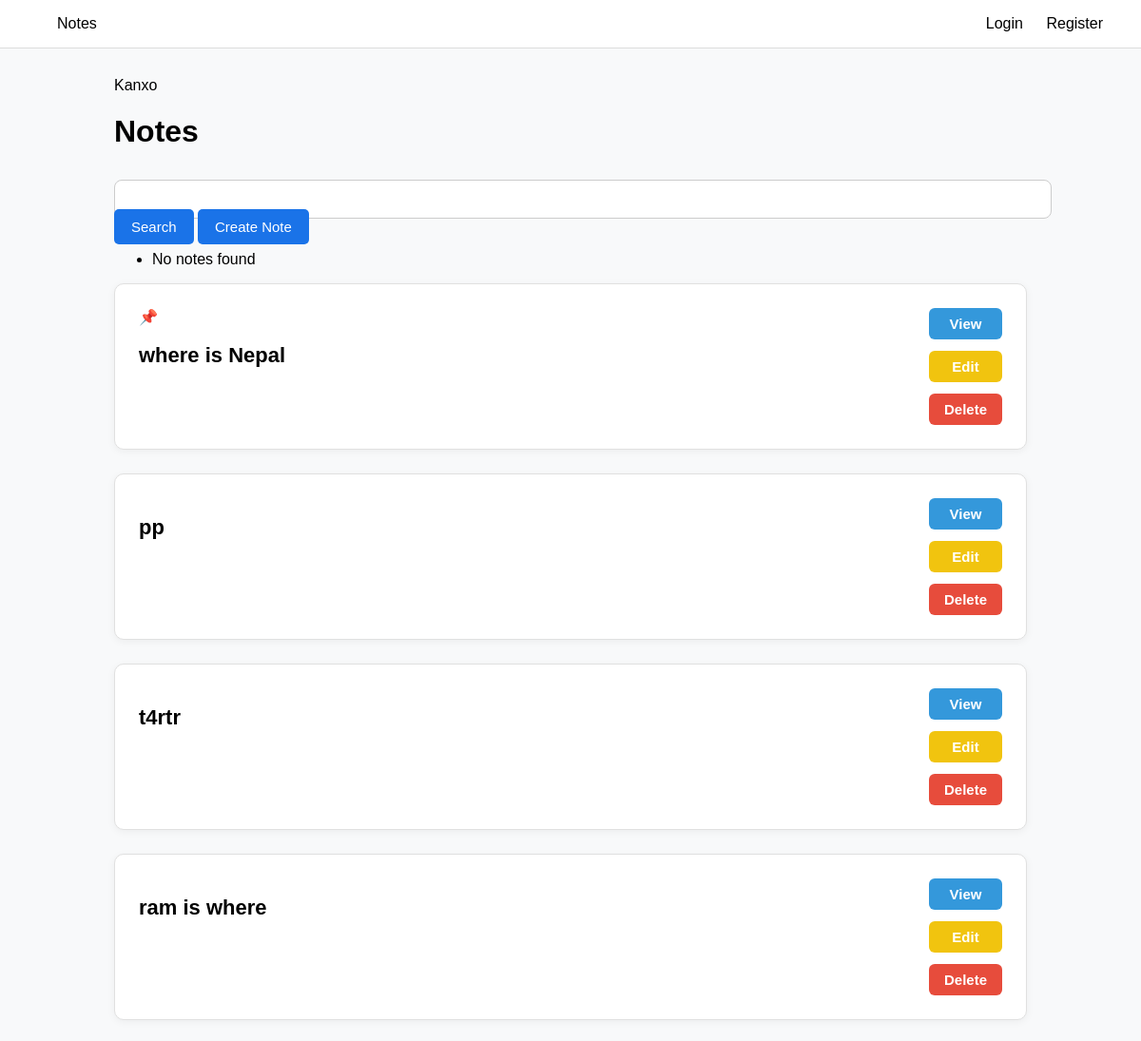
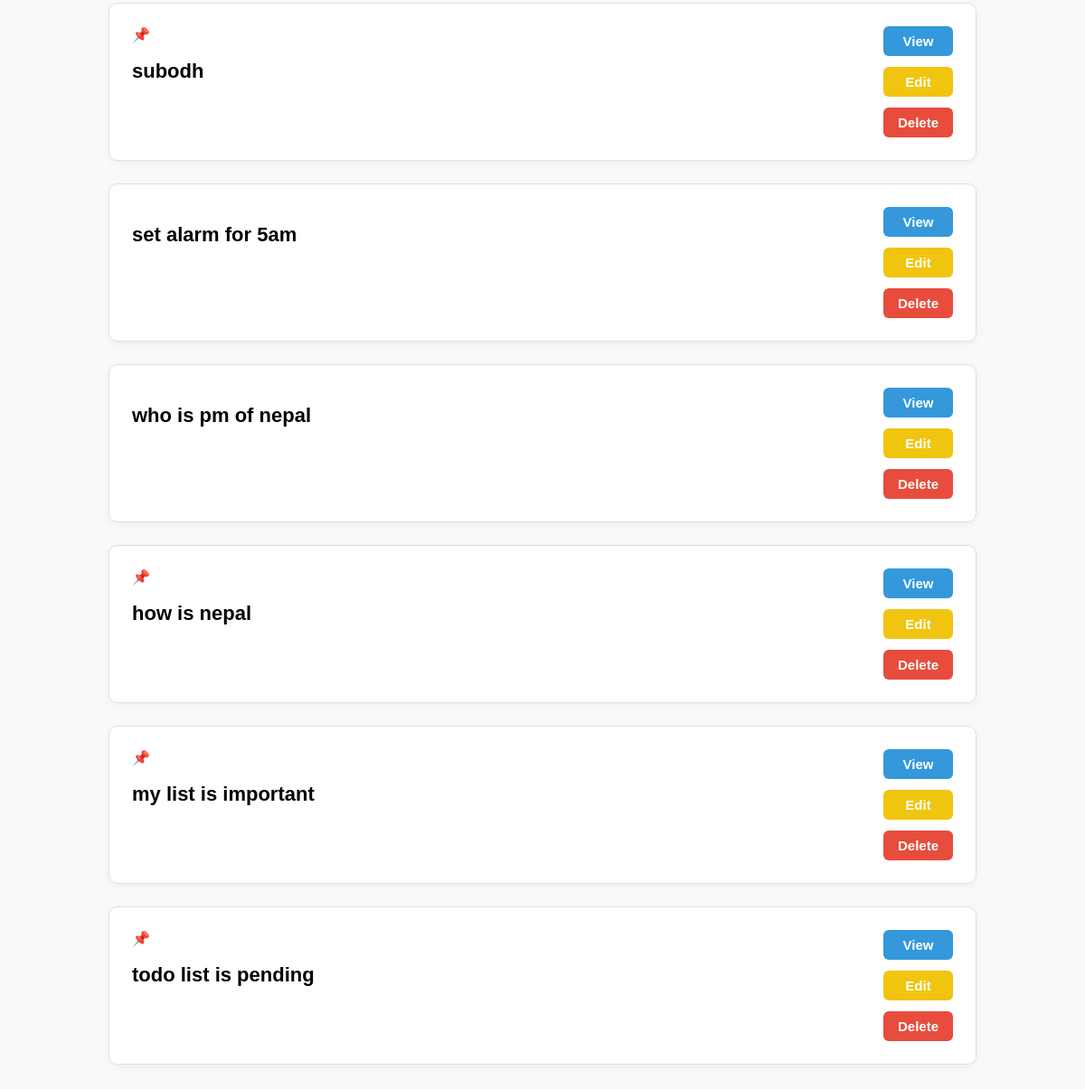
Screenshot of /note-list/ with the database file from the repository (2 pictures, top to bottom).
### notes/models.py (models this page shows, shortened)
class Note(models.Model):
    title = models.CharField(max_length=50)
    content = models.TextField()
    file = models.FileField(upload_to="notes_files", null=True, blank=True)
    pinned = models.BooleanField(default=False)
    created_at = models.DateTimeField(auto_now_add=True)

### notes/views.py (the view)
# urls.py: path("note-list/", views.Note_list.as_view(), name="list"),
class Note_list(ListView):
    model = Note
    template_name='notes_list.html'

### templates/notes_list.html (shortened to what this page needs)
{% extends "base.html" %}
{% block content %}
{% load static %}
{% block title %} Kanxo {% endblock title %}
<h1>Notes</h1>
<form action="{% url 'list' %}" method="post">
    <input type="text" name=" q">
    <a href="{ % url 'search' % }" class="btn">Search</a>
    <a href="{ % url 'create' % }" class="btn">Create Note</a>
</form>
<ul>
        {% for i in search_list %}
            <li>
                {{ i.title }}
            </li>
        {% empty %}
            <li>No notes found</li>
        {% endfor %}
        </ul>
{% for x in object_list %}
<div class="card">
    <div>
        {% if x.pinned %}
                    <span class="pinned-icon">📌</span>
                {% endif %}
        <h2>{{ x.title }}</h2>
    </div>
    <div class="card-sidebar">
        <a href="{% url 'detail' x.pk %}" class="btn btn-view">View</a>
        <a href="{% url 'edit' x.pk %}" class="btn btn-edit">Edit</a>
        <a href="{% url 'delete' x.pk %}" class="btn btn-delete">Delete</a>
    </div>
</div>
{% endfor %}
{% endblock content %}

### templates/base.html (shortened to what this page needs)
{% load static %}
<!DOCTYPE html>
<html lang="en">
<head>
</head>
<body>
<div class="navbar">
    <a href="notes.html">Notes</a>
    <div>
        <a href="login.html">Login</a>
        <a href="register.html">Register</a>
    </div>
</div>
<div class="container">
    {% block content %}
    {% endblock content %}
</div>
</body>
</html>

### templates/base.html (style rules this page uses)
body { font-family: Arial, sans-serif; margin: 0; background: #f8f9fa; }
.navbar { display: flex; justify-content: space-between; padding: 16px 40px; background: #fff; border-bottom: 1px solid #ddd; }
.navbar a { text-decoration: none; margin-left: 20px; color: #000; font-size: 16px; }
.container { width: 100%; margin: 30px auto; }
.btn { background: #1a73e8; border: none; padding: 10px 18px; color: #fff; border-radius: 5px; cursor: pointer; font-size: 15px; text-decoration: none; }
.card { background: #fff; padding: 20px; border-radius: 8px; margin-bottom: 20px; border: 1px solid #e0e0e0; display: flex; justify-content: space-between; align-items: center; }
input, textarea { width: 100%; padding: 12px; margin-top: 10px; border: 1px solid #ccc; border-radius: 8px; }
.card-sidebar { display: flex; flex-direction: column; gap: 8px; }
.card-sidebar .btn { display: inline-block; padding: 8px 16px; text-align: center; border-radius: 6px; font-weight: 600; text-decoration: none; color: #fff; }
.btn-view { background-color: #3498db; }
.btn-edit { background-color: #f1c40f; color: #000; }
.btn-delete { background-color: #e74c3c; }
.card { background: #fff; padding: 25px; border-radius: 10px; margin-bottom: 25px; border: 1px solid #e0e0e0; display: flex; justify-content: space-between; align-items: flex-start; gap: 20px; box-shadow: 0 2px 8px rgba(0,0,0,0.05); }
.card h2 { font-size: 22px; margin-bottom: 10px; }
.card-sidebar { display: flex; flex-direction: column; gap: 12px; }
.container { width: 80%; margin: 30px auto; }

### rows the page displays
Note: title "where is Nepal"
Note: title "pp"
Note: title "t4rtr"
Note: title "ram is where"
Note: title "subodh"
Note: title "set alarm for 5am"
Note: title "who is pm of nepal"
Note: title "how is nepal"
Note: title "my list is important"
Note: title "todo list is pending"
